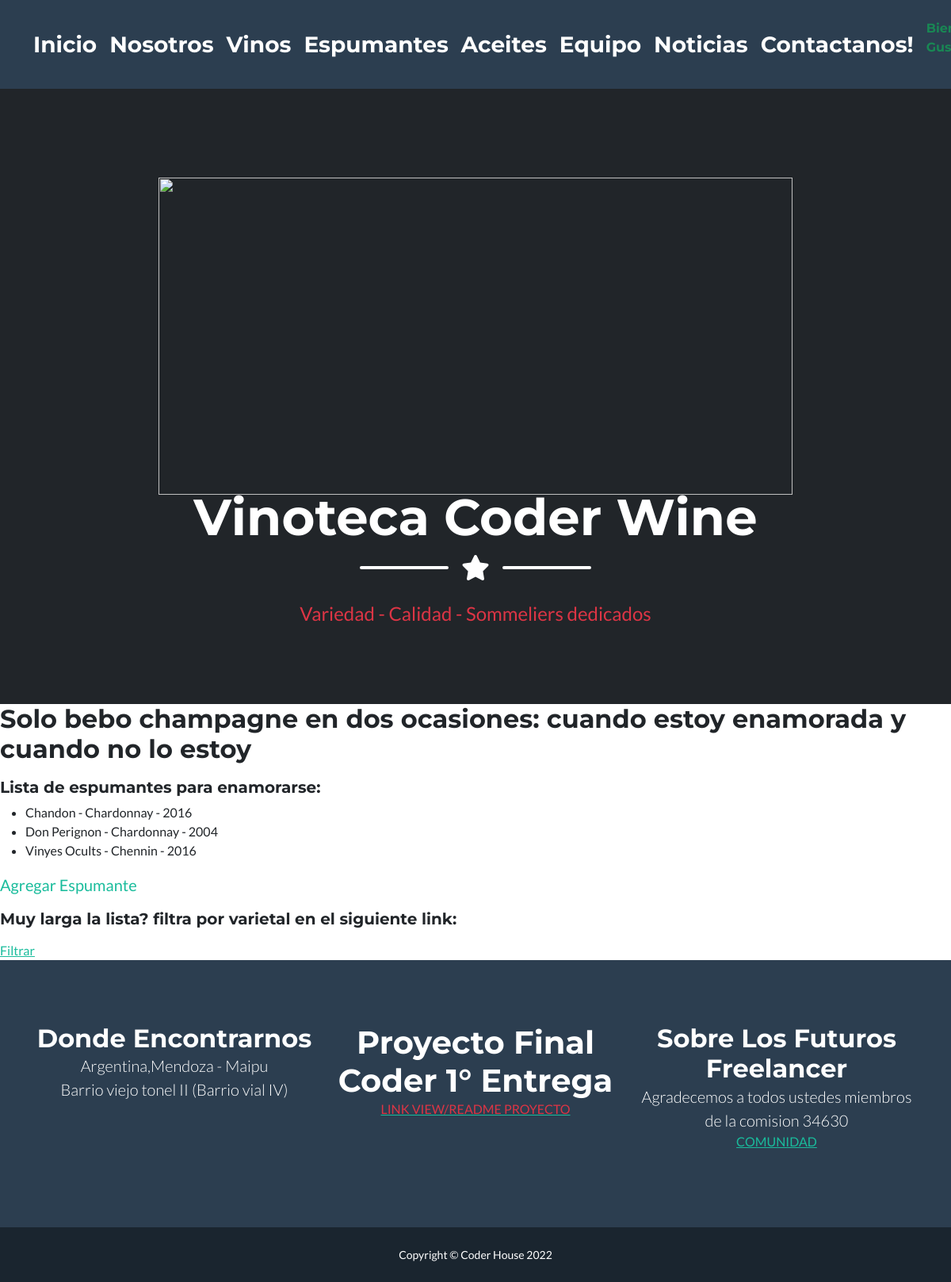
Screenshot of /lista-espumantes/ (signed in) with the database file from the repository.
### AppCoder/models.py (models this page shows, shortened)
class Espumante(models.Model):
    nombre = models.CharField(max_length=50)
    varietal = models.CharField(max_length=50)
    añada = models.IntegerField()
    class Meta:
        verbose_name= 'Mis Espumante'
        ordering = ['nombre', 'varietal','añada',]
        unique_together = ['nombre', 'varietal','añada',]

### AppCoder/views.py (the view)
# urls.py: path('lista-espumantes/', lista_espumante, name="Lista-Espumantes"),
def lista_espumante(request):
    lista1 = Espumante.objects.all()
    return render(request, "Lista_espumante.html", {"lista_espumante": lista1})

### AppCoder/templates/lista_espumante.html (shortened to what this page needs)
{% extends 'padre.html' %}
{% load static %}
{% block contenidoQueCambia %}
<h2>Solo bebo champagne en dos ocasiones:
cuando estoy enamorada y cuando no lo estoy</h2>
<h5>Lista de espumantes para enamorarse: </h5>
<ul>
    {% for espumante in lista_espumante  %}
        <li>{{espumante.nombre}} - {{espumante.varietal}} - {{espumante.añada}}</li>
    {% endfor %}
</ul>
<a class="navbar-brand" href="{% url 'Espumantes' %}">Agregar Espumante</a>
<h5> Muy larga la lista? filtra por varietal en el siguiente link:</h5>
<a href="{% url 'BusquedaAñada' %}">Filtrar</a>
{% endblock contenidoQueCambia %}

### AppCoder/templates/padre.html (shortened to what this page needs)
<<!DOCTYPE html>
<html lang="en">
    <head>
        {% load static %}
        <link href="{% static 'css/styles.css' %}" rel="stylesheet" />
    </head>
    <body id="page-top">
        <nav class="navbar navbar-expand-lg bg-secondary text-capitalize fixed-top" id="mainNav">
            <div class="container">
                {% if request.user.is_staff %}
                    <a class="navbar-brand" href="{% url 'Inicio' %}">Inicio</a>
                    <a class="navbar-brand" href="{% url 'Nosotros' %}">Nosotros</a>
                    <a class="navbar-brand" href="{% url 'Vinos' %}">Vinos</a>
                    <a class="navbar-brand" href="{% url 'Espumantes' %}">Espumantes</a>
                    <a class="navbar-brand" href="{% url 'Aceites' %}">Aceites</a>
                    <a class="navbar-brand" href="{% url 'Equipo' %}">Equipo</a>
                    <a class="navbar-brand" href="{% url 'Noticias' %}">Noticias</a>
                    <a class="navbar-brand" href="{% url 'Contacto' %}">Contactanos!</a>
                    <p class="text-justify text-success">Bienvenido {{user.username}}!.</p>
                {% endif %}
            </div>
        </nav>
        <header class="masthead bg-dark text-white text-center">
            <img src="https://www.vinetur.com/imagenes/2021/agosto/3/bodega.jpg" width="800" height="400" alt="">
            <div class="container d-flex align-items-center flex-column">
                <h1 class="masthead-heading text-white mb-0">Vinoteca Coder Wine</h1>
                <div class="divider-custom divider-light">
                    <div class="divider-custom-line"></div>
                    <div class="divider-custom-icon"><i class="fas fa-star"></i></div>
                    <div class="divider-custom-line"></div>
                </div>
                <p class="masthead-subheading text-danger font-weight-light mb-0">Variedad - Calidad - Sommeliers dedicados</p>
            </div>
        </header>
        {% block contenidoQueCambia %}
        {% endblock contenidoQueCambia %}
        <footer class="footer text-center">
            <div class="container">
                <div class="row">
                    <div class="col-lg-4 mb-5 mb-lg-0">
                        <h2 class="text-capitalize mb-0">Donde Encontrarnos</h2>
                        <p class="lead mb-0">
                            Argentina,Mendoza - Maipu
                            <br />
                            Barrio viejo tonel II (Barrio vial IV)
                        </p>
                    </div>
                    <div class="col-lg-4 mb-5 mb-lg-0">
                        <h1 class="text-capitalize mb-0">Proyecto Final Coder 1° Entrega</h1>
                        <a href=https://youtu.be/dslGyj311kY><p class="text-danger text-uppercase">Link View/Readme Proyecto</p></a>
                    </div>
                    <div class="col-lg-4">
                        <h2 class="text-capitalize mb-0">Sobre los futuros Freelancer</h2>
                        <p class="lead mb-0">
                            Agradecemos a todos ustedes miembros de la comision 34630
                            <a href="https://plataforma.coderhouse.com/cursos/34630/python/companeros"><p class="text-success text-uppercase">Comunidad</p></a>
                        </p>
                    </div>
                </div>
            </div>
        </footer>
        <div class="copyright py-4 text-center text-white">
            <div class="container"><small>Copyright &copy; Coder House 2022</small></div>
        </div>
    </body>
</html>

### rows the page displays
Espumante: nombre "Chandon", varietal "Chardonnay", añada "2016"
Espumante: nombre "Don Perignon", varietal "Chardonnay", añada "2004"
Espumante: nombre "Vinyes Ocults", varietal "Chennin", añada "2016"
